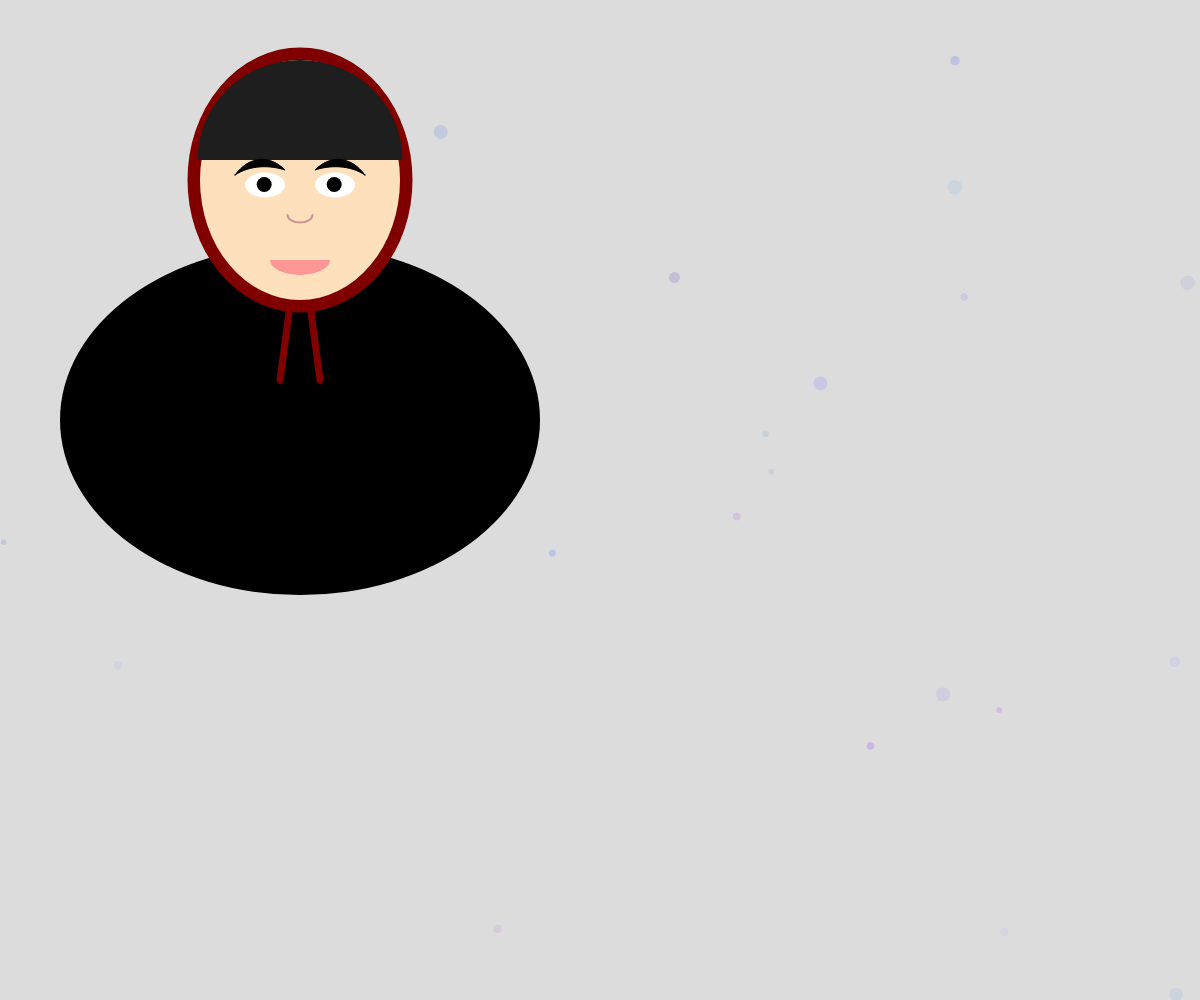
Frame 1 (no input)
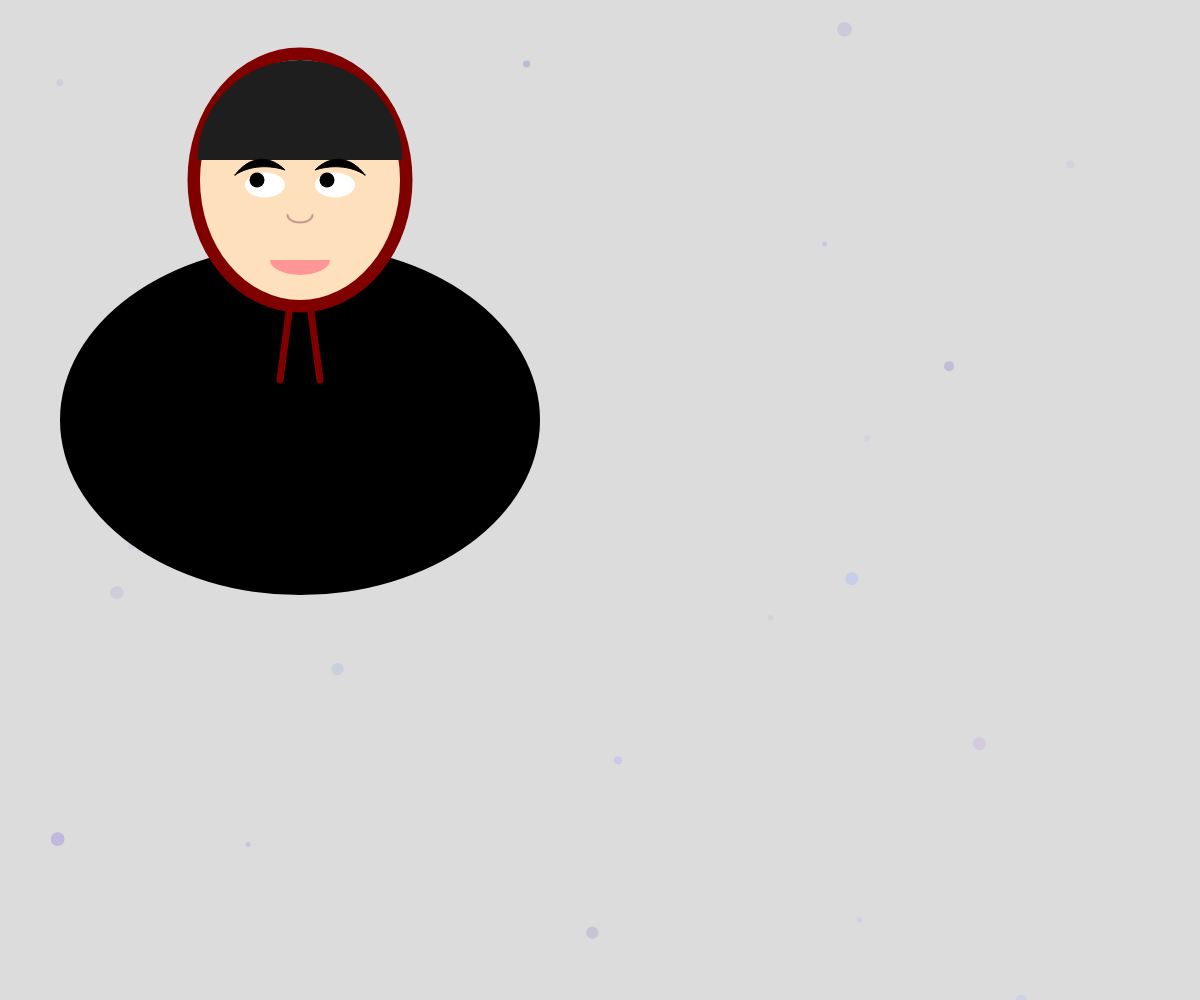
Frame 60 (no input)
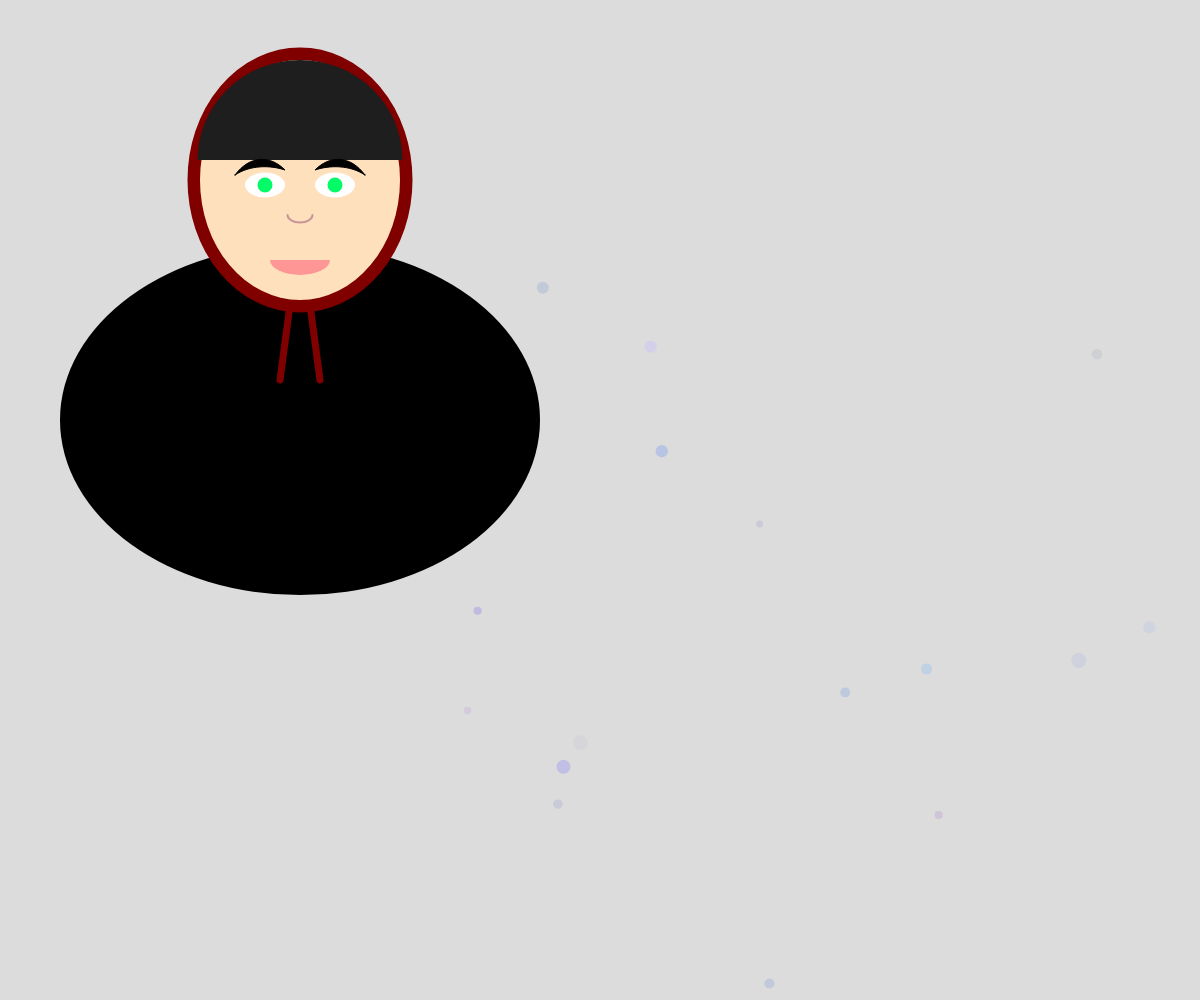
Frame 120 (the mouse pressed at the canvas centre since frame 60)

The p5.js sketch that drew these frames (run headless with seeded random() and noise() and a simulated clock; from frame 60 on, the mouse is pressed at the canvas centre):

// p5.js sketch
// ── sketch.js
let eyeX = 0;
let eyeY = 0;
let hoodR = 128, hoodG = 0, hoodB = 0;
let eyeR = 0, eyeG = 0, eyeB = 0; 

function setup() {
  createCanvas(windowWidth, windowHeight);
}

function draw() {
  background(220); 

  // 눈 내리는 배경 효과 
  noStroke();
  for (let i = 0; i < 20; i++) {
    fill(random(150, 200), random(150, 200), random(200, 255), random(50, 150));
    ellipse(random(width), random(height), random(5, 15));
  }
  
  let targetX = (mouseX / width) * 16 - 8;
  let targetY = (mouseY / height) * 10 - 5;
  eyeX += (targetX - eyeX) * 0.1;
  eyeY += (targetY - eyeY) * 0.1;

  // 몸, 후드 등 그리기
  fill(0); noStroke(); ellipse(300, 420, 480, 350); 
  stroke(hoodR, hoodG, hoodB); strokeWeight(15); noFill(); ellipse(300, 180, 210, 250);
  fill(255, 224, 189); noStroke(); ellipse(300, 180, 200, 240); 
  fill(30); arc(300, 160, 205, 200, PI, TWO_PI); arc(300, 160, 150, 120, PI + QUARTER_PI, TWO_PI - QUARTER_PI);
  
  // 눈 흰자
  fill(255); ellipse(265, 185, 40, 25); ellipse(335, 185, 40, 25); 
  
  // 눈동자 색상 
  fill(eyeR, eyeG, eyeB); 
  circle(265 + eyeX, 185 + eyeY, 15); 
  circle(335 + eyeX, 185 + eyeY, 15);
  
  // 눈썹, 코, 입, 끈
  fill(0); stroke(0); strokeWeight(1);
  beginShape(); vertex(235, 175); bezierVertex(250, 155, 270, 155, 285, 170); bezierVertex(270, 165, 250, 165, 235, 175); endShape(CLOSE);
  beginShape(); vertex(365, 175); bezierVertex(350, 155, 330, 155, 315, 170); bezierVertex(330, 165, 350, 165, 365, 175); endShape(CLOSE);
  noFill(); stroke(200, 150, 150); strokeWeight(2); arc(300, 215, 25, 15, 0, PI); 
  fill(255, 150, 150); noStroke(); arc(300, 260, 60, 30, 0, PI); 
  stroke(hoodR, hoodG, hoodB); strokeWeight(7); line(290, 305, 280, 380); line(310, 305, 320, 380); 
}

// 키보드 인터랙션 : 후드 색 변경
function keyPressed() {
  hoodR = random(255); hoodG = random(255); hoodB = random(255);
}

// 마우스 클릭 인터랙션 : 눈동자 색 변경
function mousePressed() {
  eyeR = random(255); eyeG = random(255); eyeB = random(255);
}
